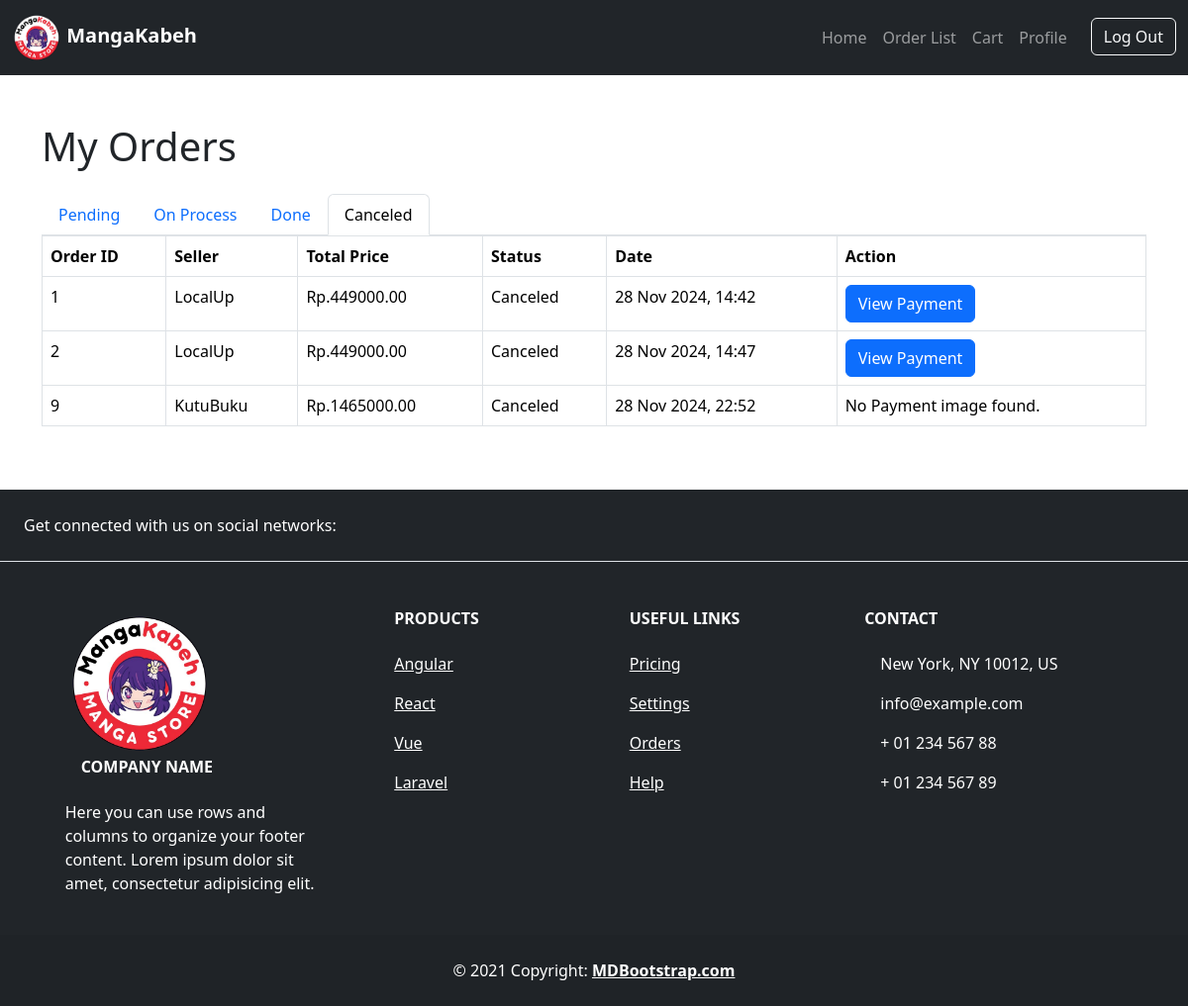
Screenshot of /orders/?status=Canceled (signed in) with the database file from the repository.
### MangaKabeh/models/order.py (models this page shows)
class Order(models.Model):
    user = models.ForeignKey(User, on_delete=models.CASCADE, related_name='orders')
    seller = models.ForeignKey(User, on_delete=models.CASCADE, related_name='seller_orders')
    total_price = models.DecimalField(max_digits=10, decimal_places=2)
    status = models.CharField(max_length=20, choices=(
        ('Pending', 'Pending'),
        ('On Process', 'On Process'),
        ('Done', 'Done'),
        ('Canceled', 'Canceled'),
    ))
    created_at = models.DateTimeField(auto_now_add=True)
    payment = models.ImageField(upload_to=upload_payment, blank=True)

### MangaKabeh/views.py (the view)
# urls.py: path('orders/', views.order_list, name='order_list'),
@login_required
def order_list(request):
    filter_status = request.GET.get('status', 'Pending')
    is_seller = request.user.groups.filter(name='Seller').exists()
    if is_seller:
        orders = Order.objects.filter(seller=request.user, status=filter_status)
    else:
        orders = Order.objects.filter(user=request.user, status=filter_status)
    return render(request, 'order_list.html', {
        'orders': orders,
        'filter_status': filter_status,
        'is_seller': is_seller,
    })

### MangaKabeh/context_processors.py (called while the page is built)
def navbar(request):
    user = request.user
    navbar_user_group = None
    if user.is_authenticated:
        if user.is_superuser:
            navbar_user_group = 'Admin'
        elif user.groups.filter(name = 'Customer').exists():
            navbar_user_group = 'Customer'
        elif user.groups.filter(name = 'Seller').exists():
            navbar_user_group = 'Seller'
    return{
        'navbar_user_group' : navbar_user_group,
        'authenticated' : user.is_authenticated,
    }

### MangaKabeh/templates/order_list.html (shortened to what this page needs)
{% extends 'base.html' %}
{% block content %}
<div class="container my-5">
    <h1 class="mb-4">{% if is_seller %}Seller Orders{% else %}My Orders{% endif %}</h1>
    <ul class="nav nav-tabs">
        <li class="nav-item">
            <a class="nav-link {% if filter_status == 'Pending' %}active{% endif %}" href="?status=Pending">Pending</a>
        </li>
        <li class="nav-item">
            <a class="nav-link {% if filter_status == 'On Process' %}active{% endif %}" href="?status=On Process">On Process</a>
        </li>
        <li class="nav-item">
            <a class="nav-link {% if filter_status == 'Done' %}active{% endif %}" href="?status=Done">Done</a>
        </li>
        <li class="nav-item">
            <a class="nav-link {% if filter_status == 'Canceled' %}active{% endif %}" href="?status=Canceled">Canceled</a>
        </li>
    </ul>
    <div style="overflow-x: auto;">
        <table class="table table-bordered" style="width: 100%;">
            <thead>
                <tr>
                    <th>Order ID</th>
                    {% if is_seller %}
                    <th>Buyer</th>
                    {% else %}
                    <th>Seller</th>
                    {% endif %}
                    <th>Total Price</th>
                    <th>Status</th>
                    <th>Date</th>
                    <th>Action</th>
                </tr>
            </thead>
            <tbody>
                {% for order in orders %}
                <tr>
                    <td>{{ order.id }}</td>
                    {% if is_seller %}
                    <td>{{ order.user.username }}</td>
                    {% else %}
                    <td>{{ order.seller.username }}</td>
                    {% endif %}
                    <td>Rp.{{ order.total_price }}</td>
                    <td>{{ order.status }}</td>
                    <td>{{ order.created_at|date:"d M Y, H:i" }}</td>
                    <td>
                        {% if is_seller %}
                            {% if order.payment %}
                            <button
                                class="btn btn-primary view-payment-btn"
                                data-bs-toggle="modal"
                                data-bs-target="#paymentModal"
                                data-image-url="{{ order.payment.url }}"
                                data-order-id="{{ order.id }}">
                                View Payment
                            </button>
                            {% else %}
                            <span>No payment uploaded</span>
                            {% endif %}
                        {% else %}
                            {% if order.status == 'Pending' %}
                                <form method="post" action="{% url 'cancel_order' order.id %}" style="display:inline;">
                                    {% csrf_token %}
                                    <button type="submit" class="btn btn-danger">Cancel Order</button>
                                </form>
                                {% if order.payment %}
                                <button
                                    class="btn btn-primary view-payment-btn"
                                    data-bs-toggle="modal"
                                    data-bs-target="#paymentModal"
                                    data-image-url="{{ order.payment.url }}"
                                    data-order-id="{{ order.id }}">
                                    View Payment
                                </button>
                                {% else %}
                                <form method="post" action="{% url 'upload_payment' order.id %}" enctype="multipart/form-data" style="display:inline;">
                                    {% csrf_token %}
                                    <input type="file" name="payment" accept="image/*" required>
                                    <button type="submit" class="btn btn-primary">Upload Payment</button>
                                </form>
                                {% endif %}
                            {% elif order.status == 'On Process' %}
                                <form method="post" action="{% url 'done_order' order.id %}" style="display:inline;">
                                    {% csrf_token %}
                                    <button type="submit" class="btn btn-danger">Order Recieved</button>
                                </form>
                            {% else %}
                                {% if order.payment %}
                                <button
                                    class="btn btn-primary view-payment-btn"
                                    data-bs-toggle="modal"
                                    data-bs-target="#paymentModal"
                                    data-image-url="{{ order.payment.url }}"
                                    data-order-id="{{ order.id }}">
                                    View Payment
                                </button>
                                {% else %}
                                    No Payment image found.
                                {% endif %}
                            {% endif %}
                        {% endif %}
                    </td>
                </tr>
                {% endfor %}
            </tbody>
        </table>
    </div>
</div>
{% endblock %}

### rows the page displays
Order: id "1", seller.username "LocalUp", total_price "449000.00", status "Canceled", created_at "28 Nov 2024, 14:42"
Order: id "2", seller.username "LocalUp", total_price "449000.00", status "Canceled", created_at "28 Nov 2024, 14:47"
Order: id "9", seller.username "KutuBuku", total_price "1465000.00", status "Canceled", created_at "28 Nov 2024, 22:52", payment "No Payment image found."
